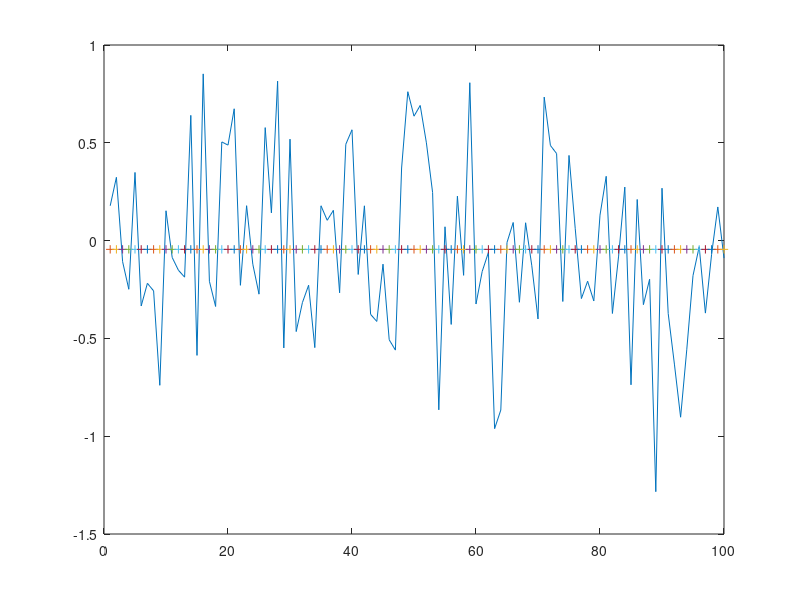

Here is the MATLAB script that generated this plot:
% clase 4 ej1pkg load statisticsrandn("seed",1234);N = 10;N=100;mu = 0;%  varianza de Xv = 0.1;%v=100;% varianza del ruidovi  = 0.1;n_vector = 1:N;% senialX = sqrt(v)*randn(N,1) + mu;% ruidoW = sqrt(vi)*randn(N,1);% proceso contaminado por ruidoY = X + W;plot(n_vector,Y)YiVi_sum = 0;% suma de Yi/vifor i =1:N    YiVi_sum = YiVi_sum + Y(i)/vi;endfor  Vi_sum = 0;% suma de 1/vifor i =1:N    Vi_sum = Vi_sum + 1/vi;endfor%  estimador de cuadrados minimos lineal del parametro desconocido XX_lls = ((mu/v) + YiVi_sum) / (1/v  + Vi_sum)hold on% comparar para todos los casos simulados la media de X:% hold on;plot(mean(X)*ones(size(X)))plot(n_vector,X_lls,'o+');hold off